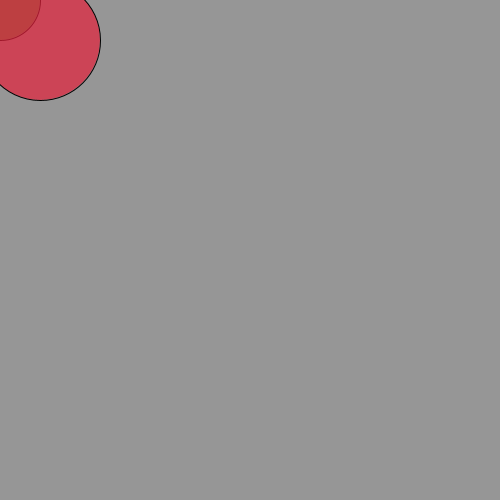
Frame 1 (no input)
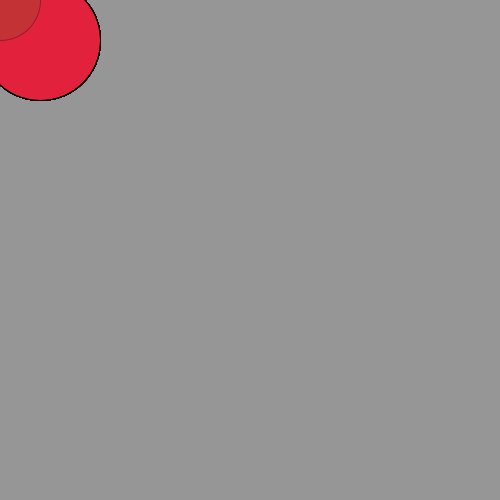
Frame 60 (the mouse pressed at the canvas centre just before this capture)
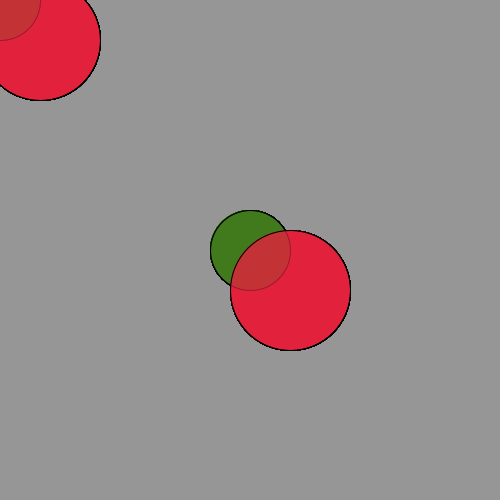
Frame 120 (the mouse held since frame 60 and released just before this capture)

The Processing sketch that drew these frames (run headless with seeded random() and noise(); from frame 60 on, the mouse is pressed at the canvas centre):

// Processing sketch: processing_45814
// ── processing_45814.pde



void setup () {
  size (500, 500) ;
  background (150 ) ;
  
}

void draw () {
  translate( mouseX , mouseY) ;
  fill (65, 120, 29,150) ;
  ellipse ( 0, 0, 80, 80 ) ;
  translate ( 40, 40 ) ;
  fill (227, 34, 60, 180) ;
  ellipse ( 0, 0, 120, 120 ) ;
  
  
}
